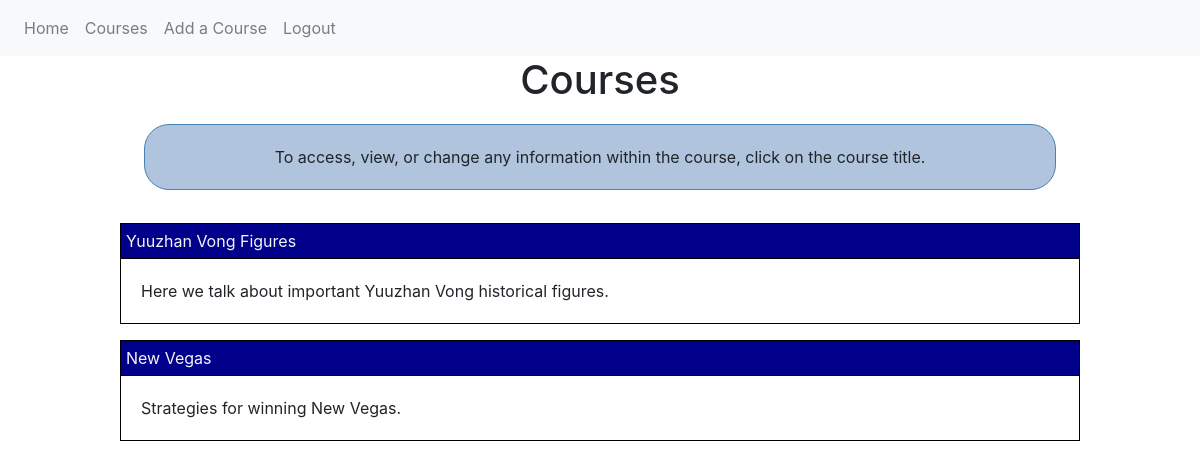
The page /course/home (signed in) on the database as committed earlier.
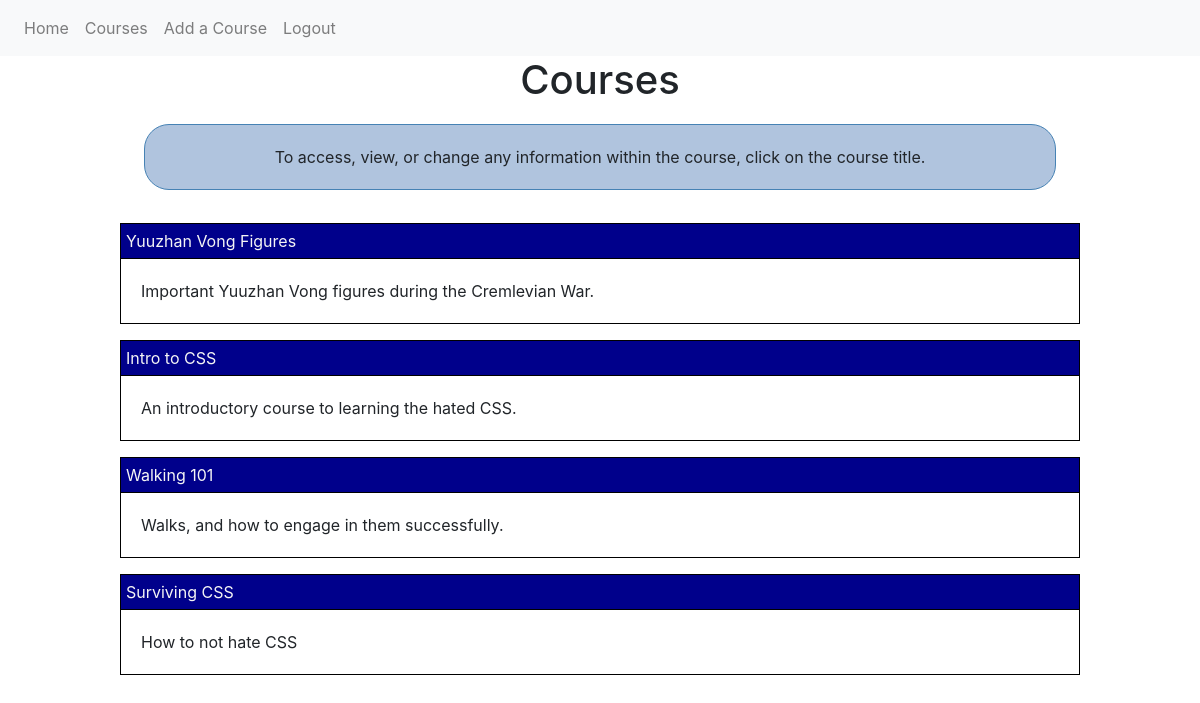
The same page on the database as committed later.
### guide_and_teach/models.py (models this page shows, shortened)
class Course(db.Model):
    id = db.Column(db.Integer, primary_key=True)
    course_title = db.Column(db.String(100), nullable=False)
    course_desc = db.Column(db.Text, nullable=False)
    user_id = db.Column(db.Integer, db.ForeignKey('user.id'), nullable=False)
    student = db.relationship('Student', backref='course', lazy=True)

### guide_and_teach/courses/routes.py (the view)
@courses.route('/course/home')
@login_required
def course_home():
    courses = Course.query.all()
    return render_template('courses_page.html', title='Courses', courses=courses)

### guide_and_teach/models.py (called while the page is built)
@login_manager.user_loader
def load_user(user_id):
    return User.query.get(int(user_id))

### guide_and_teach/templates/courses_page.html
{% extends "layout.html" %}
{% block content %}
    <h1>Courses</h1>
    <div class="about">
    <div class="course_desc">
        <p>To access, view, or change any information within the course, click on the course title.</p>
    </div>
    </div>
    {% for course in courses %}
    {% if course.user == current_user %}
        <article>
            <table>
                <thead>
                    <tr>
                        <td><a class="white" href="{{ url_for('courses.single_course', course_id=course.id) }}">{{ course.course_title }}</a></td>
                    </tr>
                </thead>
                <tbody>
                    <tr>
                        <td>
                            <p>{{ course.course_desc }}</p>
                        </td>
                    </tr>
                </tbody>
            </table>
        </article>
    {% endif %}
    {% endfor %}
{% endblock content %}

### guide_and_teach/templates/layout.html (shortened to what this page needs)
<!DOCTYPE html>
<html>
<head>
    <link rel="stylesheet" href="https://stackpath.bootstrapcdn.com/bootstrap/4.5.2/css/bootstrap.min.css">
    <link rel="stylesheet" type="text/css" href="{{ url_for('static', filename='style.css') }}">
</head>
<body>
    <nav class="navbar navbar-expand-lg navbar-light bg-light">
      {% if current_user.is_authenticated %}
        <div class="" id="navbarSupportedContent">
          <ul class="navbar-nav mr-auto">
            <li class="nav-item">
              <a class="nav-link" href="{{ url_for('main.home') }}">Home</a>
            </li>
            <li class="nav-item">
              <a class="nav-link" href="{{ url_for('courses.course_home') }}">Courses</a>
            </li>
            <li class="nav-item">
              <a class="nav-link" href="{{ url_for('courses.create_course') }}">Add a Course</a>
            </li>
            <li class="nav-item">
              <a class="nav-link" href="{{ url_for('users.logout') }}">Logout</a>
            </li>
          </ul>
        </div>
        {% endif %}
      </nav>
    {% block content %}{% endblock %}
</body>
</html>

### guide_and_teach/static/style.css (style rules this page uses)
p { padding: 10px; margin: 5px; }
article { display: flex; flex-direction: column; }
table { border: 1px solid black; border-radius: 10px; margin-top: .5em; margin-bottom: .5em; margin-left: 10%; margin-right: 10%; }
thead { border: 1px solid black; color: whitesmoke; background-color: darkblue; margin: 5px; padding: 1em; }
td { margin: 2px; padding: 5px; }
h1, h2, h4 { text-align: center; }
.course_desc { text-align: center; }
.white { color: whitesmoke; }
.about { margin-left: 12%; margin-right: 12%; margin-top: 20px; margin-bottom: 25px; padding: 5px; border: steelblue solid 1px; border-radius: 25px; background-color: lightsteelblue; }

Rows that differ between the two databases and show on the page:
removed Course: course_title "New Vegas", course_desc "Strategies for winning New Vegas."
changed Course "Yuuzhan Vong Figures": course_desc "Here we talk about important Yuuzhan Vong historical figures." → "Important Yuuzhan Vong figures during the Cremlevian War."
added Course: course_title "Intro to CSS", course_desc "An introductory course to learning the hated CSS."
added Course: course_title "Walking 101", course_desc "Walks, and how to engage in them successfully."
added Course: course_title "Surviving CSS", course_desc "How to not hate CSS"
